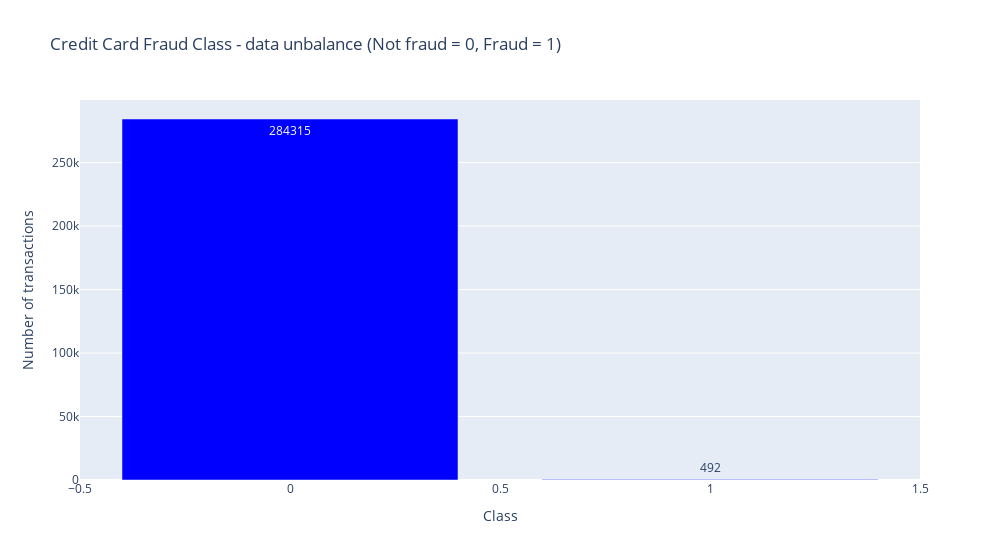

Source (notebook cell):
### Code cell
# This Python 3 environment comes with many helpful analytics libraries installed
# It is defined by the kaggle/python docker image: https://github.com/kaggle/docker-python
# For example, here's several helpful packages to load in 

import numpy as np # linear algebra
import pandas as pd # data processing, CSV file I/O (e.g. pd.read_csv)
import matplotlib.pyplot as plt
import seaborn as sns
%matplotlib inline 
import plotly.graph_objs as go
import plotly.figure_factory as ff
from plotly import tools
from plotly.offline import download_plotlyjs, init_notebook_mode, plot, iplot
init_notebook_mode(connected=True)
# Input data files are available in the "../input/" directory.
# For example, running this (by clicking run or pressing Shift+Enter) will list all files under the input directory

dt = pd.read_csv("../input/creditcardfraud/creditcard.csv")
dt.describe()
dt.isnull().sum()
dt.shape
dt.columns
dt.describe

temp = dt["Class"].value_counts()
df = pd.DataFrame({'Class':temp.index, 'values':temp.values})

trace = go.Bar(
    x = df['Class'],y = df['values'],
    name="Credit Card Fraud Class - data unbalance (Not fraud = 0, Fraud = 1)",
    marker=dict(color="Blue"),
    text=df['values']
)
data = [trace]
layout = dict(title = 'Credit Card Fraud Class - data unbalance (Not fraud = 0, Fraud = 1)',xaxis = dict(title = 'Class', showticklabels=True), 
          yaxis = dict(title = 'Number of transactions'),
          hovermode = 'closest',width=500
         )
fig = dict(data=data, layout=layout)
iplot(fig, filename='class')

df.values
    
# Any results you write to the current directory are saved as output.

### Figure 1 — Plotly figure (JSON) as saved in the notebook; plotly's stock layout.template omitted (floating-point values rounded to 4 significant figures)
{"data": [{"marker": {"color": "Blue"}, "name": "Credit Card Fraud Class - data unbalance (Not fraud = 0, Fraud = 1)", "text": [284315, 492], "type": "bar", "x": [0, 1], "y": [284315, 492]}], "layout": {"hovermode": "closest", "title": {"text": "Credit Card Fraud Class - data unbalance (Not fraud = 0, Fraud = 1)"}, "width": 1000, "xaxis": {"showticklabels": true, "title": {"text": "Class"}}, "yaxis": {"title": {"text": "Number of transactions"}}}}
